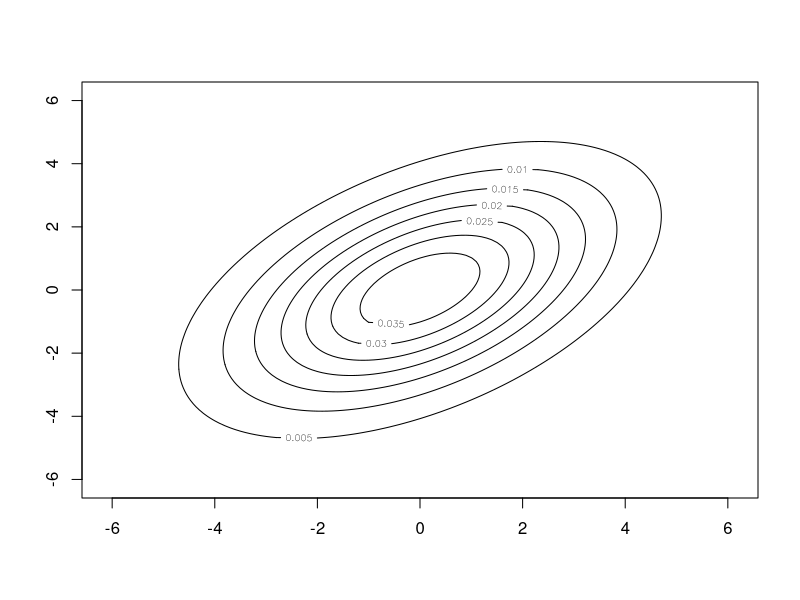

Write R code to recreate this figure.
drawLines <- function(center, cv) {
  # Вычисляем определитель
  det <- det(cv)
  
  a <- cv[2, 2] / det
  b <- -cv[1, 2] / det
  c <- -cv[2, 1] / det
  d <- cv[1, 1] / det
  
  x0 <- center[1]
  y0 <- center[2]
  
  # Находим коэффциценты уравнения 2-ого порядка
  # Ax^2 + By^2 + Cxy + Dx + Ey + F = 0
  A <- d
  B <- a
  C <- -c -b
  D <- -2*d*x0 + y0*(c+b)
  E <- -2*a*y0 + x0*(c+b)
  F <- d*x0^2 + a*y0^2 + x0*y0*(-c-b)
  
  # Плотность
  func <- function(x, y) {
    1 / (2*pi*sqrt(det)) * exp(-0.5 * (x^2*A + y^2*B + x*y*C + x*D + y*E + F))
  }
  
  X <- seq(-6-0.1, 6+0.1, 0.1)
  Y <- seq(-6-0.1, 6+0.1, 0.1)
  Z <- outer(X, Y, func)
  
  contour(X, Y, Z)
}

par(pty="m")

# Одинаковая дисперсия
#drawLines(c(0, 0), matrix(c(3, 0, 0, 3), 2, 2))

# Признаки некоррелированы
#drawLines(c(0, 0), matrix(c(6, 0, 0, 2), 2, 2))

# Признаки коррелированы
drawLines(c(0, 0), matrix(c(4, -4, 0, 4), 2, 2))
